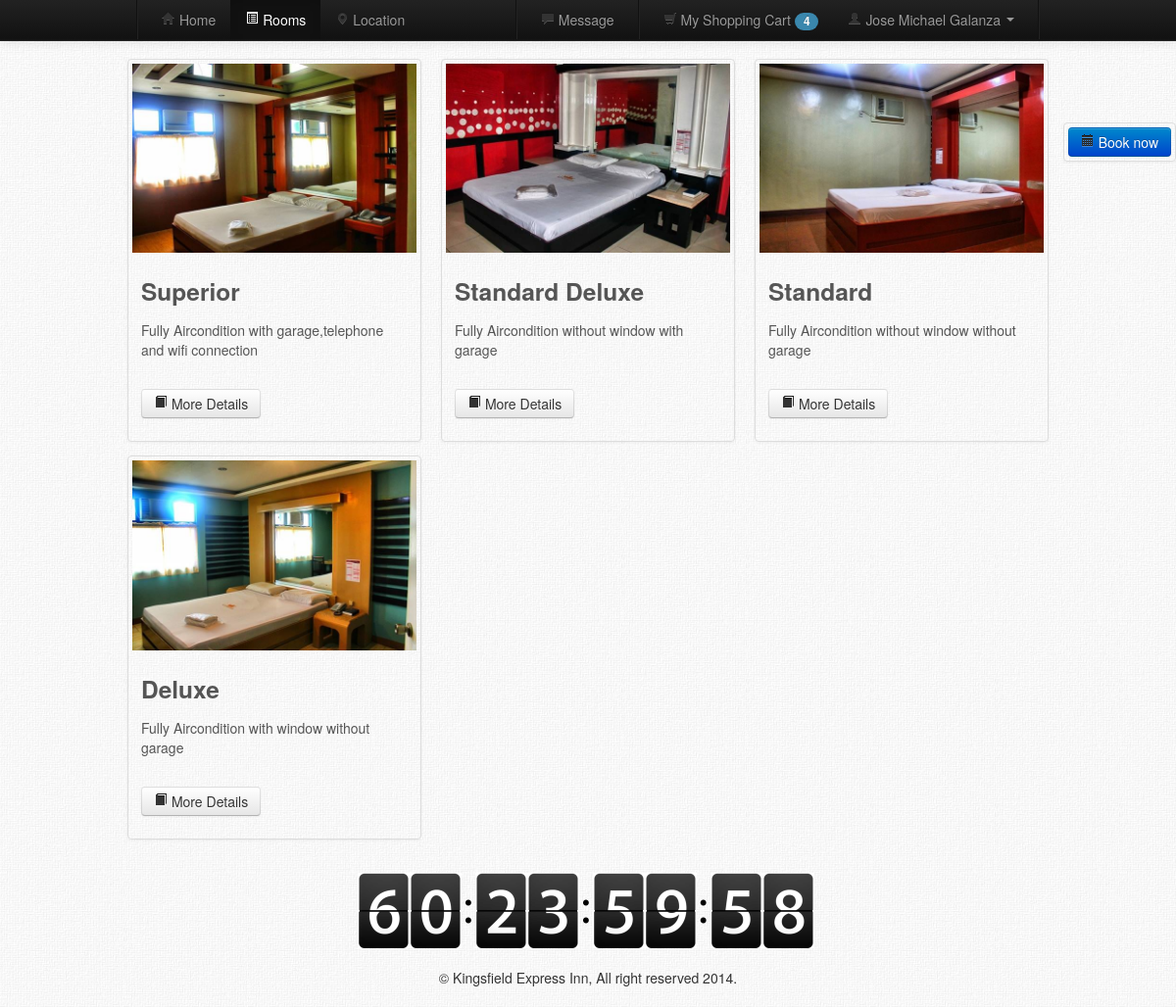
The app's page /?action=rooms (signed in) with its own data.
### tables this page shows
CREATE TABLE IF NOT EXISTS `tb_category` (
  `category_id` int(15) NOT NULL AUTO_INCREMENT,
  `category_name` varchar(40) NOT NULL,
  `category_details` varchar(100) NOT NULL,
  `category_image` varchar(100) NOT NULL,
  PRIMARY KEY (`category_id`)
);

### index.php (the view, shortened to what the rows shown need)
<?php
require_once('include/MySqlDb.php');
require_once("./include/membersite_config.php");
$Db = new MySqlDb('localhost', 'root', '', 'kingsfield_database');
if (isset($_GET['action'])){
			$action = htmlentities($_GET['action']);
		}
		else{
			$action = NULL;
			}
?>
<!DOCTYPE html PUBLIC "-//W3C//DTD XHTML 1.0 Transitional//EN" "http://www.w3.org/TR/xhtml1/DTD/xhtml1-transitional.dtd">
<html xmlns="http://www.w3.org/1999/xhtml">
<head>
    <link rel="stylesheet" type="text/css" href="css/bootstrap.css">
    <link href="css/prettify.css" rel="stylesheet">
    <link href="css/tm_docs.css" rel="stylesheet">
    <link href="css/camera.css" rel="stylesheet">
	<link href="js/google-code-prettify/prettify.css" rel="stylesheet">
    <link rel="stylesheet" href="css/validationEngine.jquery.css" type="text/css"/>
        <link href="css/datepicker.css" rel="stylesheet" type="text/css" />
</head>
<body>
<?php if(!$fgmembersite->CheckLogin()){?>
		<?php if($action == ''){?>
                    <ul class="nav pull-right">
                      <li class="divider-vertical"></li>
                      <li class="dropdown">
                        <a href="#" class="dropdown-toggle" data-toggle="dropdown">Kingsfield Express Inn <b class="caret"></b></a>
                        <ul class="dropdown-menu">
                          <li><a href='#reset'data-toggle="modal"><i class="icon-repeat"></i> Reset Password</a></li>
                          <li class="divider"></li>
                          <li><a href='#cancel'data-toggle="modal"><i class="icon-remove"></i> Cancel Reservation</a></li>
                          <li class="divider"></li>
                          <li><a href='#registermodal' data-toggle="modal"><i class="icon-pencil"></i> Register</a></li>
                        </ul>
                      </li>
                    </ul>
<form id="formID" class="navbar-search pull-right" action='<?php echo $fgmembersite->GetSelfScript(); ?>' method='post' accept-charset='UTF-8'>
	<input type='hidden' name='login' id='submitted' value='1'/>
    <input id="log" type="hidden" value="<?php echo $fgmembersite->GetErrorMessage(); ?>" />
    <input placeholder="Username" type='text' class="validate[required] text-input search-query span2" name='lusername' id='username' value='<?php echo $fgmembersite->SafeDisplay('lusername') ?>'/>
    <input placeholder="Password" type='password' class="validate[required] text-input search-query span2" name='password' id='password' />
	<button name='Submit' type='submit' class="btn btn-primary" style="margin-top:-1px;"><i class="icon-check"></i> Sign in</button>
</form>
		<?php }?>
<?php }else{?>
<?php
$id_user = $fgmembersite->Userid();
$cart = $fgmembersite->cart();
$reservation = $Db->query("SELECT id_user,status_id FROM tb_reservation where id_user = $id_user and status_id = 1");?>
<?php }?>
<?php if($action == ''){?>
<div style="margin-top:60px;" class="container thumbnail">
<div class="camera_wrap camera_azure_skin" id="slider">
<?php
$result = $Db->query("SELECT * FROM tb_slider");
?>
<?php foreach($result as $key => $row){?>
		  <div data-thumb="img/camera/slides/thumbs/<?php echo $row['slider_image'];?>" data-src="img/camera/slides/<?php echo $row['slider_image'];?>">
          <div class="camera_caption fadeFromBottom">
              <h2><?php echo $row['slider_title'];?></h2>
              <p><?php echo $row['slider_details'];?></p>
              <?php if($fgmembersite->CheckLogin()){?>
              <a href="#book" data-toggle="modal"><button class="btn btn-primary"><i class="icon-calendar"></i> Book now</button></a>	<?php }else{?>
            <div class="tooltip-demo">
     		<a data-toggle="tooltip" data-placement="right" title="Sign-in your account or Sign-up to create reservations thank you!"><button class="btn btn-primary"><i class="icon-calendar"></i> Book now</button></a>
            </div>
              <?php }?>
          </div>
      </div>
<?php }?>
  </div>
</div>
<?php }else if($action == 'rooms'){?>
<?php
if(isset($_POST['start'])and($_POST['end'])and($_POST['result'])){
			$start = htmlentities($_POST['start']);
			$end = htmlentities($_POST['end']);
			$result = htmlentities($_POST['result']);
	}else{
		$start = NULL;
		$end = NULL;
		$result = NULL;
	}
?>
<form id="formorder" action="?action=addtocart&start=<?php echo $start?>&end=<?php echo $end?>&result=<?php echo $result?>" method="post">
<?php $category = $Db->query("SELECT * FROM tb_category");?>
<div style="margin-top:60px;" class="container">
	<div class="row">
<?php foreach($category as $key => $row){?>
					<div class="span4">
						<div class="thumb-pad">
                            <div class="thumbnail">
                            <img src="<?php echo $row['category_image']?>" longdesc="<?php echo $row['category_image']?>" title="<?php echo $row['category_details']?>" alt="Alone" />
                              <div class="caption tooltip-demo">
                                <h3><?php echo $row['category_name']?></h3>
                                <p><?php echo $row['category_details']?></p>
                                <p>
                                <a href="#" class="btn"><i class="icon-book"></i> More Details</a>
                           		</p>
                              </div>
                          </div>
						</div>
					</div>
<?php }?>
	</div>
</div>
</form>
<?php }else if($action == $cart){?>
<?php
if(!$fgmembersite->CheckLogin())
{
    $fgmembersite->RedirectToURL('./');
    exit;
}
if(isset($_GET['statusid'])){
$statusid = $_GET['statusid'];
$sid = $fgmembersite->Sanitize($statusid);
}
class calc
{
	public $total;
	public function add($value)
	{
		$this->total += $value;
	}
	public function getTotal()
	{
		return 	$this->getTotal();
	}
}
$getTotal = $Db->query("SELECT * FROM tb_reservation,tb_status where tb_status.status_id = $statusid and tb_reservation.id_user = $id_user and tb_reservation.status_id = tb_status.status_id");
foreach($getTotal as $key => $row)
{
}
?>
<form action="" method="POST" id="formID" >
<div style="margin-top:60px;" class="container">
	<div class="alert alert-info fade in">
            <button type="button" class="close" data-dismiss="alert">&times;</button>
	<img src="ico/icon.png" width="15px" height="15px" /> Kingsfield Express Inn </div>
	<div class="pagination">
      <ul>
      	<?php if($sid == 1){?>
        <li class="active"><a href='?action=<?php echo $cart;?>&statusid=1'>Pending</a></li>
        <li><a href='?action=<?php echo $cart;?>&statusid=2'>Confirm</a></li>
        <li><a class="alert-error" href=''>PRE-PAYMENT 10% :</a></li>
        <li><a class="alert-error" href=''>TOTAL :</a></li>
        <?php }else if($sid == 2){?>
        <li><a href='?action=<?php echo $cart;?>&statusid=1'>Pending</a></li>
        <li class="active"><a href='?action=<?php echo $cart;?>&statusid=2'>Confirm</a></li>
         <?php }else{?>
        	<?php  $fgmembersite->RedirectToURL('?action='.$cart.'&statusid=1');?>
        <?php }?>
      </ul>
    </div>
<table class="table table-hover table-bordered" id="example">
  <thead>
    <tr>
      <th><div align="center">Confirmation Code</div></th>
      <th><div align="center">Room no.</div></th>
      <th><div align="center">Payable</div></th>
      <th><div align="center">Arrival</div></th>
      <th><div align="center">Departure</div></th>
      <th><div align="center">Status</div></th>
      <th><div align="center">Actions</div></th>
    </tr>
  </thead>
  <tbody>
<?php
$orders = $Db->query("SELECT * FROM tb_reservation,tb_status where tb_status.status_id = $statusid and tb_reservation.id_user = $id_user and tb_reservation.status_id = tb_status.status_id");
?>
<?php foreach($orders as $key => $row){
	$id = $row['reservation_id'];
	?>
    <tr style="font-size:11px" class="del<?php echo $id;?>">
      <td><div align="center"><?php echo $row['confirmation']?></div></td>
      <td><div align="center"><?php echo $row['roomID']?></div></td>
      <td><div align="center"><?php echo sprintf("%.2f",$row['payable'])?></div></td>
      <td>
      <div align="center">
      <?php echo $row['arrival']; ?>
      </div>
      </td>
      <td>
      <div align="center">
      <?php echo $row['departure'];?>
      </div>
      <input type="hidden" name="result" id="result" />
      </td>
      <td><div align="center"><?php echo $row['status_name']?></div></td>
      <td width="40px;">
      <?php if($row['status_id'] == 1){?>
      	<div align="center" class="tooltip-demo">
<a id="<?php echo $id; ?>" data-toggle="tooltip" data-placement="top" title="Click to delete item" class="btn btn-danger"><i class="icon-trash"></i></a>
		</div>
      <?php }else{?>
      	<div align="center" class="tooltip-demo">
<a href="#" data-toggle="tooltip" data-placement="top" title="Click to update or to cancel reservations" class="btn btn-info"><i class="icon-edit"></i></a>
		</div>
      <?php }?>
      </td>
    </tr>
<?php }?>
  </tbody>
</table>
</div>
<?php if($statusid==1){?>
<div style="margin-top:10px;" class="container">
	<div class="pull-right tooltip-demo">
    <a data-toggle="tooltip" data-placement="right" title="Click to confirm all reservation">
    <button class="btn btn-primary" name="Submit" type="submit"><i class="icon-check"></i> Pay Orders</button>
    </a>
    </div>
</div>
<?php }?>
</form>
<?php }else if($action == 'location'){?>
<div style="margin-top:60px;" class="container">
<div class="thumbnail">
<iframe width="930" height="505" frameborder="0" scrolling="no" marginheight="0" marginwidth="0" src="https://maps.google.com/maps?f=q&amp;source=s_q&amp;hl=fil&amp;geocode=&amp;q=Tagum+City+city+hall&amp;aq=&amp;sll=7.448212,125.809424&amp;sspn=0.385361,0.676346&amp;ie=UTF8&amp;hq=Tagum+City+city+hall&amp;t=m&amp;ll=7.447752,125.804057&amp;spn=0.006383,0.012542&amp;z=17&amp;iwloc=A&amp;output=embed"></iframe><br /><small><a href="https://maps.google.com/maps?f=q&amp;source=embed&amp;hl=fil&amp;geocode=&amp;q=Tagum+City+city+hall&amp;aq=&amp;sll=7.448212,125.809424&amp;sspn=0.385361,0.676346&amp;ie=UTF8&amp;hq=Tagum+City+city+hall&amp;t=m&amp;ll=7.447752,125.804057&amp;spn=0.006383,0.012542&amp;z=17&amp;iwloc=A" style="color:#0000FF;text-align:left">View Larger Map</a></small>
</div>
</div>
<?php }else if($action == 'message'){?>
	<?php
    if(!$fgmembersite->CheckLogin())
    {
        $fgmembersite->RedirectToURL('./');
        exit;
    }
    ?>
<div style="margin-top:60px;" class="container">
		<div class="alert alert-info fade in">
            <button type="button" class="close" data-dismiss="alert">&times;</button>
    		<img src="ico/icon.png" width="15px" height="15px" /> Kingsfield Express Inn
        </div>
    <div class="pagination">
      <ul>
        <li class="active"><a href=''>Send</a></li>
        <li><a href=''>Draft</a></li>
      </ul>
    </div>
<table  class="table table-hover table-bordered" id="example">
  <thead>
    <tr>
      <th><i class="icon-signal"></i> Message no.</th>
      <th><i class="icon-user"></i> Sender</th>
      <th><i class="icon-envelope"></i> Message</th>
      <th><i class="icon-calendar"></i> Date</th>
      <th><i class="icon-time"></i> Time</th>
      <th> Status</th>
      <th><i class="icon-tasks"></i> Action</th>
    </tr>
  </thead>
  <tbody>
<?php
$Db->where('id_user',$id_user);
$message = $Db->get('tb_message');
foreach($message as $key => $row){
	$id = $row['message_id'];
?>
    <tr style="font-size:11px;" align="center" class="del<?php echo $id?>">
      <td><?php echo $id;?></td>
      <td>
	  <?php $ids = $row['sender_id'];
	  		$Db->where('id_user',$ids);
			$sender = $Db->get('tb_guest');
	  		foreach($sender as $key => $rows)
			{
			echo $rows['name'];
			}
	  ?>
      </td>
      <td><?php echo $row['message'];?></td>
      <td></td>
      <td></td>
      <td><?php switch($row['message_status']){
				case '1':
				echo 'Unread';
				break;
				case '2':
				echo 'Read';
				break;
				default:
		  }?></td>
      <td width="90px;"><div align="center" class="tooltip-demo">
      		  	<a href="" data-toggle="tooltip" data-placement="top" title="Click to reply" class="btn"><i class="icon-envelope"></i></a>
      			<a id="<?php echo $id;?>" data-toggle="tooltip" data-placement="top" title="Click to delete message" class="btn btn-warning"><i class="icon-trash"></i></a>
      </div></td>
    </tr>
<?php }?>
  </tbody>
</table>
</div>
<?php }else if($action == 'logout'){?>
	<?php
    $fgmembersite->LogOut();
    $fgmembersite->RedirectToURL('./');
    ?>
<?php }else if($action == 'addtocart'){?>
	<?php if(isset($_POST['order'])){
			$start = htmlentities($_GET['start']);
			$end = htmlentities($_GET['end']);
			$result = htmlentities($_GET['result']);
			$id = $_POST['selector'];
	$fgmembersite->addtocart($id,$start,$end,$id_user,$result);
	}?>
<?php }else{?>
  	 <?php $fgmembersite->RedirectToURL('./');?>
<?php }?>
</body>
	<link href="fullsize/fullsize.css" media="screen" rel="stylesheet" type="text/css" />
    <link rel="stylesheet" type="text/css" href="css/DT_bootstrap.css">
   	<link rel="stylesheet" href="css/demo.css" type="text/css" media="all">
    <link rel="stylesheet" href="css/validationEngine.jquery.css" type="text/css"/>
</html>

### records on screen
tb_category: category_image (picture), category_name "Superior", category_details "Fully Aircondition with garage,telephone and wifi connection"
tb_category: category_image (picture), category_name "Standard Deluxe", category_details "Fully Aircondition without window with garage"
tb_category: category_image (picture), category_name "Standard", category_details "Fully Aircondition without window without garage"
tb_category: category_image (picture), category_name "Deluxe", category_details "Fully Aircondition with window without garage"

### other values on screen
$total "4"
$fgmembersite->UserFullName() "Jose Michael Galanza"
